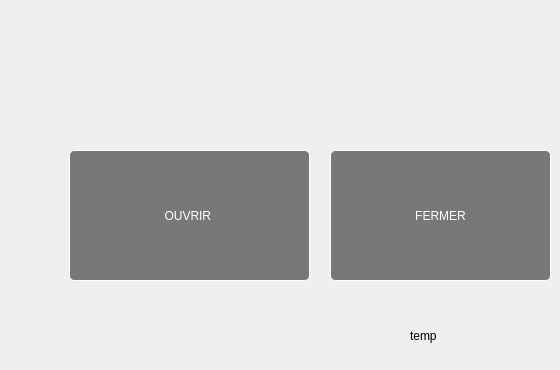
                <widget class="QWidget" name="tab_26">
                 <attribute name="title">
                  <string>Porte</string>
                 </attribute>
                 <widget class="QPushButton" name="ouvrir_prote">
                  <property name="enabled">
                   <bool>true</bool>
                  </property>
                  <property name="geometry">
                   <rect>
                    <x>69</x>
                    <y>150</y>
                    <width>241</width>
                    <height>131</height>
                   </rect>
                  </property>
                  <property name="styleSheet">
                   <string notr="true">QPushButton{
background-color:rgba(0,0,0,50%);
color:white;
border:1 solid white;
border-radius: 5px;
}
QPushButton:hover{
background-color:rgba(255,0,0,50%);
color:black;
}</string>
                  </property>
                  <property name="text">
                   <string>OUVRIR </string>
                  </property>
                 </widget>
                 <widget class="QPushButton" name="fermer_porte">
                  <property name="geometry">
                   <rect>
                    <x>330</x>
                    <y>150</y>
                    <width>221</width>
                    <height>131</height>
                   </rect>
                  </property>
                  <property name="styleSheet">
                   <string notr="true">QPushButton{
background-color:rgba(0,0,0,50%);
color:white;
border:1 solid white;
border-radius: 5px;
}
QPushButton:hover{
background-color:rgba(255,0,0,50%);
color:black;
}</string>
                  </property>
                  <property name="text">
                   <string>FERMER</string>
                  </property>
                 </widget>
                 <widget class="QLabel" name="label_date_time3">
                  <property name="geometry">
                   <rect>
                    <x>410</x>
                    <y>310</y>
                    <width>131</width>
                    <height>51</height>
                   </rect>
                  </property>
                  <property name="text">
                   <string>temp</string>
                  </property>
                 </widget>
                </widget>
